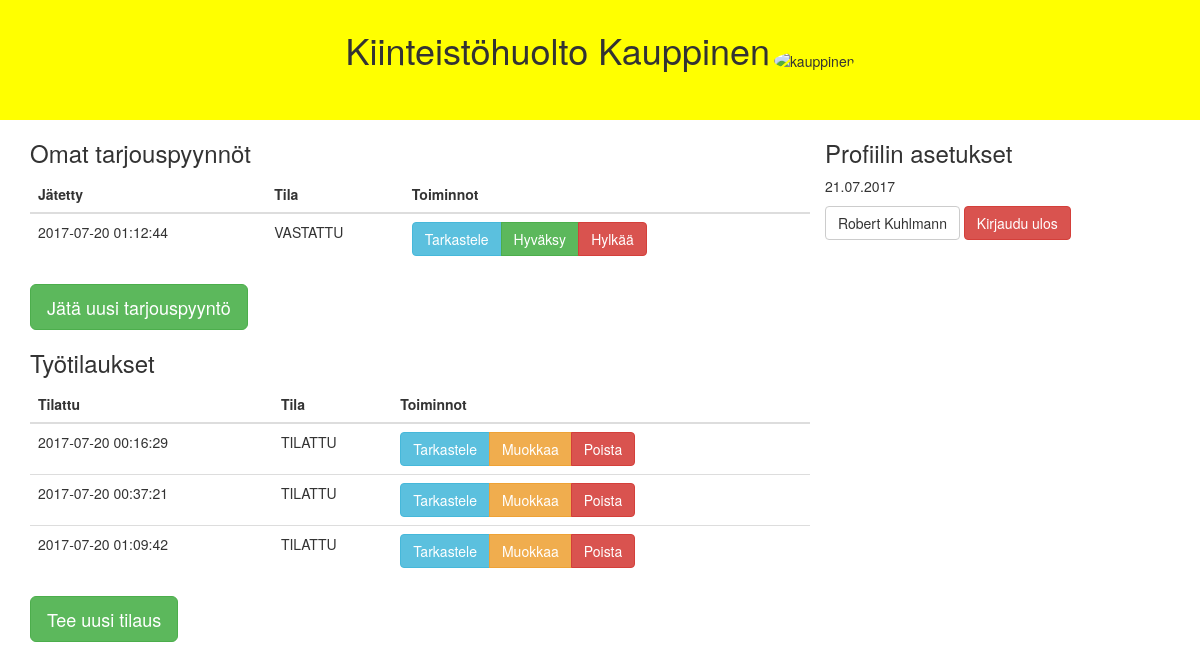
/kiinteistohuolto/asiakas/main.php (signed in), run on the app's committed database.
### tables this page shows
CREATE TABLE `tarjouspyynto` (
  `id` int(11) NOT NULL,
  `tilaaja` varchar(32) NOT NULL,
  `kuvaus` varchar(500) NOT NULL,
  `jatetty` datetime NOT NULL,
  `kustannus_arvio` int(10) DEFAULT NULL,
  `vastattu` datetime DEFAULT NULL,
  `status` varchar(15) NOT NULL,
  `asiakasId` int(11) NOT NULL
);

CREATE TABLE `tilaus` (
  `id` int(11) NOT NULL,
  `tilaaja` varchar(32) NOT NULL,
  `kuvaus` varchar(500) NOT NULL,
  `tilattu` datetime NOT NULL,
  `aloitettu` datetime DEFAULT NULL,
  `valmistunut` datetime DEFAULT NULL,
  `hyvaksytty` datetime DEFAULT NULL,
  `kommentti` varchar(500) DEFAULT NULL,
  `tarvikkeet` varchar(500) DEFAULT NULL,
  `kustannus_arvio` int(10) DEFAULT NULL,
  `tuntimaara` int(11) NOT NULL,
  `status` varchar(15) NOT NULL,
  `asiakasId` int(11) NOT NULL
);

### kiinteistohuolto/asiakas/tyotilaukset/show-all.php (the view, shortened to what this page needs)
<?php
$fetchOrders = mysqli_query($conn, "SELECT * FROM tilaus WHERE asiakasId='" . $_SESSION['userid'] . "'");
$bodyEl = "";
if(mysqli_num_rows($fetchOrders) == 0) {
	$bodyEl = "<h4>Ei näytettäviä työtilauksia!</h4>";
} else {
	$bodyEl .= "<table class='table'><thead><th>Tilattu</th><th>Tila</th><th>Toiminnot</th></thead><tbody>";
	while($row = mysqli_fetch_assoc($fetchOrders)) {
		$bodyEl .= "<tr><td>" . $row['tilattu'] . "</td>";
		$bodyEl .= "<td>" . $row['status'] . "</td>";
		if($row['status'] === "TILATTU") {
			$bodyEl .= "<td><div class='btn-group' role='group' aria-label='Basic example'>";
			$bodyEl .= "<a href='./tyotilaukset/show-one.php?orderid=" . $row['id'] . "' class='btn btn-info'>Tarkastele</a>";
			$bodyEl .= "<a href='./tyotilaukset/update.php?orderid=" . $row['id'] . "' class='btn btn-warning'>Muokkaa</a>";
			$bodyEl .= "<a href='./tyotilaukset/delete.php?orderid=" . $row['id'] . "' class='btn btn-danger'>Poista</a>";
			$bodyEl .= "</div></td>";
		} else if($row['status'] === "ALOITETTU") {
			$bodyEl .= "<td><div class='btn-group' role='group' aria-label='Basic example'>";
			$bodyEl .= "<a href='./tyotilaukset/show-one.php?orderid=" . $row['id'] . "' class='btn btn-info'>Tarkastele</a>";
			$bodyEl .= "</div></td>";
		} else if($row['status'] === "VALMIS") {
			$bodyEl .= "<td><div class='btn-group' role='group' aria-label='Basic example'>";
			$bodyEl .= "<a href='./tyotilaukset/accept-order.php?orderid=" . $row['id'] . "' class='btn btn-success'>Merkitse hyväksytyksi</a>";
			$bodyEl .= "</div></td>";
		}
		$bodyEl .= "</tr>";
	}
	$bodyEl .= "</tbody></table>";
}
?>
<h3>Työtilaukset</h3>
<div class="pre-scrollable" style="max-height: 300px;">
	<?php echo $bodyEl; ?>
</div>

### kiinteistohuolto/asiakas/header.php (shortened to what this page needs)
<!DOCTYPE html>
<html lang="en">
<head>
	<link rel="stylesheet" href="https://maxcdn.bootstrapcdn.com/bootstrap/3.3.7/css/bootstrap.min.css">
</head>
<body>
<div class="container-fluid text-center">
	<h1 class="title">Kiinteistöhuolto Kauppinen </h1>
	<img src="https://yt3.ggpht.com/-X94nANxO2vU/AAAAAAAAAAI/AAAAAAAAAAA/u86Wq-kBkOg/s900-c-k-no-mo-rj-c0xffffff/photo.jpg" alt="kauppinen" class="img-circle inline" width="100">
</div>
<div class="container bg-color1">

### kiinteistohuolto/asiakas/main.php (shortened to what this page needs)
<?php include './authentication/check-session-validity.php'; ?>
<?php include 'header.php'; ?>
<div class="container">
	<div class="row">
		<div class="col-md-8">
			<div class="row">
				<?php include './tarjouspyynnot/show-all.php'; ?>
				<a href="./tarjouspyynnot/create.php" class="btn btn-success btn-lg">Jätä uusi tarjouspyyntö</a>
			</div>
			<div class="row">
				<?php include './tyotilaukset/show-all.php'?>
				<a href="./tyotilaukset/create.php" class="btn btn-success btn-lg">Tee uusi tilaus</a>
			</div>
		</div>
		<div class="col-md-4">
			<?php include './personal-info.php'; ?>
		</div>
	</div>
</div>
<?php include 'footer.php'; ?>

### kiinteistohuolto/asiakas/tarjouspyynnot/show-all.php (shortened to what this page needs)
<?php
$fetchOfferRequests = mysqli_query($conn, "SELECT * FROM tarjouspyynto WHERE asiakasId='" . $_SESSION['userid'] . "'");
$bodyEl = "";
if(mysqli_num_rows($fetchOfferRequests) == 0) {
	$bodyEl = "<h4>Ei näytettäviä tarjouspyyntöjä!</h4>";
} else {
	$bodyEl .= "<table class='table'><thead><th>Jätetty</th><th>Tila</th><th>Toiminnot</th></thead><tbody>";
	while($row = mysqli_fetch_assoc($fetchOfferRequests)) {
		$bodyEl .= "<tr><td>" . $row['jatetty'] . "</td>";
		$bodyEl .= "<td>" . $row['status'] . "</td>";
		if($row['status'] === "JATETTY") {
			$bodyEl .= "<td><div class='btn-group' role='group' aria-label='Basic example'>";
			$bodyEl .= "<a href='./tarjouspyynnot/show-one.php?offerid=" . $row['id'] . "' class='btn btn-info'>Tarkastele</a>";
			$bodyEl .= "<a href='./tarjouspyynnot/update.php?offerid=" . $row['id'] . "' class='btn btn-warning'>Muokkaa</a>";
			$bodyEl .= "<a href='./tarjouspyynnot/delete.php?offerid=" . $row['id'] . "' class='btn btn-danger'>Poista</a>";
			$bodyEl .= "</div></td>";
		} else if($row['status'] === "VASTATTU") {
			$bodyEl .= "<td><div class='btn-group' role='group' aria-label='Basic example'>";
			$bodyEl .= "<a href='./tarjouspyynnot/show-one.php?offerid=" . $row['id'] . "' class='btn btn-info'>Tarkastele</a>";
			$bodyEl .= "<a href='./tyotilaukset/create-from-offer.php?offerid=" . $row['id'] . "' class='btn btn-success'>Hyväksy</a>";
			$bodyEl .= "<a href='./tarjouspyynnot/deny-offer.php?offerid=" . $row['id'] . "' class='btn btn-danger'>Hylkää</a>";
			$bodyEl .= "</div></td>";
		}
		$bodyEl .= "</tr>";
	}
	$bodyEl .= "</tbody></table>";
}
?>
<h3>Omat tarjouspyynnöt</h3>
<div class="pre-scrollable" style="max-height: 300px;">
	<?php echo $bodyEl; ?>
</div>

### kiinteistohuolto/asiakas/personal-info.php (shortened to what this page needs)
<h3>Profiilin asetukset</h3>
<p><?php echo date("d.m.Y")?></p>
<a href="./update-user.php?id=<?php echo $_SESSION['userid']; ?>" class="btn btn-default"><?php echo $_SESSION['name']; ?></a>
<a href="./authentication/logout.php" class="btn btn-danger">Kirjaudu ulos</a>

### kiinteistohuolto/asiakas/footer.php
</div>
</body>
</html>

### kiinteistohuolto/asiakas/header.php (style rules this page uses)
.container-fluid { background-color: yellow; }
.title { display: inline-block; margin: 30px 0 50px 0; }
.bg-color1 { background }

### data on the page
tarjouspyynto: jatetty "2017-07-20 01:12:44", status "VASTATTU"
tilaus: tilattu "2017-07-20 00:16:29", status "TILATTU"
tilaus: tilattu "2017-07-20 00:37:21", status "TILATTU"
tilaus: tilattu "2017-07-20 01:09:42", status "TILATTU"

### other printed values
$_SESSION['name'] "Robert Kuhlmann"
